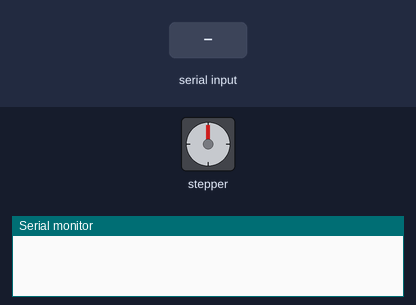
Recording of a sketch running on a simulated Arduino Uno, built with avr-gcc and run on an emulated ATmega328P. On the bench: stepper motor, the last lines printed to the serial monitor. Inputs (shaded band) come from the test bench. Stepper angles assume 2048 steps per turn.

Above: at 1.2 s.
1.3 s: "90,45\n" received over Serial
At 2.5 s:
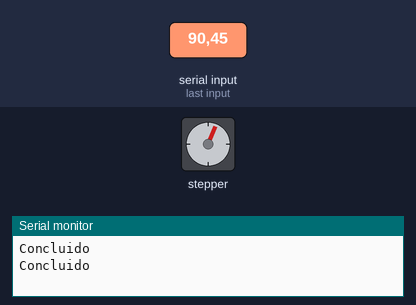
3.1 s: "30,150\n" received over Serial
At 4.3 s:
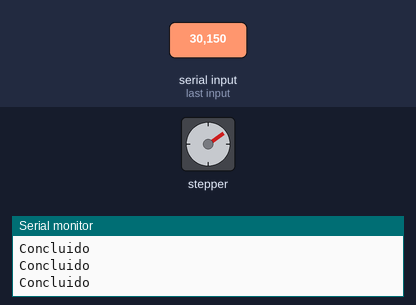
5.0 s: "90\n" received over Serial
At 6.3 s:
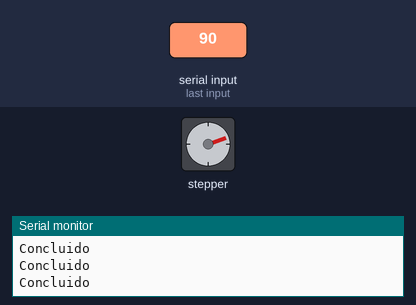
6.7 s: "200\n" received over Serial
At 7.4 s:
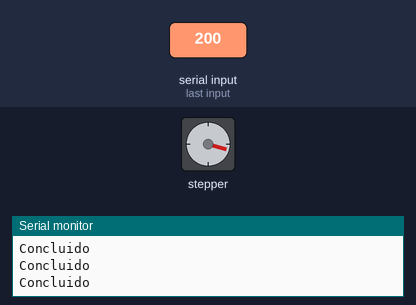
8.6 s: "90,45\n" received over Serial
At 9.3 s:
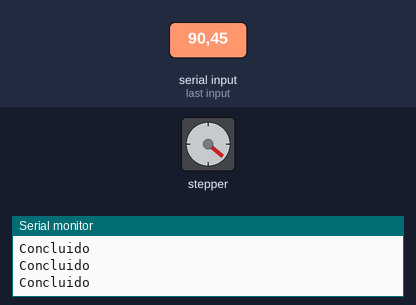
10.4 s: "30,150\n" received over Serial
At 12.2 s:
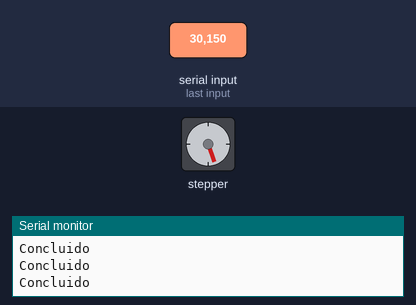
Timing chart, 0 to 13.3 s (numbered marks = the images above; inputs shaded):
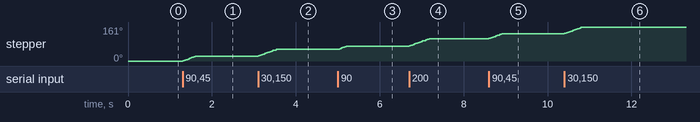

The sketch:

Projeto_129_Eixo_CNC_com_Stepper.ino
```cpp
// Projeto 129 - Eixo CNC com Stepper
// Arduino Uno | Arduino Neon Lab

#include <Stepper.h>
const int PASSOS=2048;
Stepper eixo(PASSOS,8,10,9,11);
void setup(){ eixo.setSpeed(12);Serial.begin(9600); }
void loop(){
 if(Serial.available()){
  long n=Serial.parseInt();
  if(n>=-4096 && n<=4096){ eixo.step(n); Serial.println("Concluido"); }
 }
}
```

Measured:
- after the input at 1.3 s, stepper: turns 23° clockwise in 0.32 s, starting at once
- after the input at 3.1 s, stepper: turns 32° clockwise in 0.43 s, starting at once
- after the input at 5.0 s, stepper: turns 16° clockwise in 0.22 s, starting at once
- after the input at 6.7 s, stepper: turns 35° clockwise in 0.47 s, starting at once
- after the input at 8.6 s, stepper: turns 24° clockwise in 0.32 s, starting at once
- after the input at 10.4 s, stepper: turns 31° clockwise in 0.43 s, starting at once
